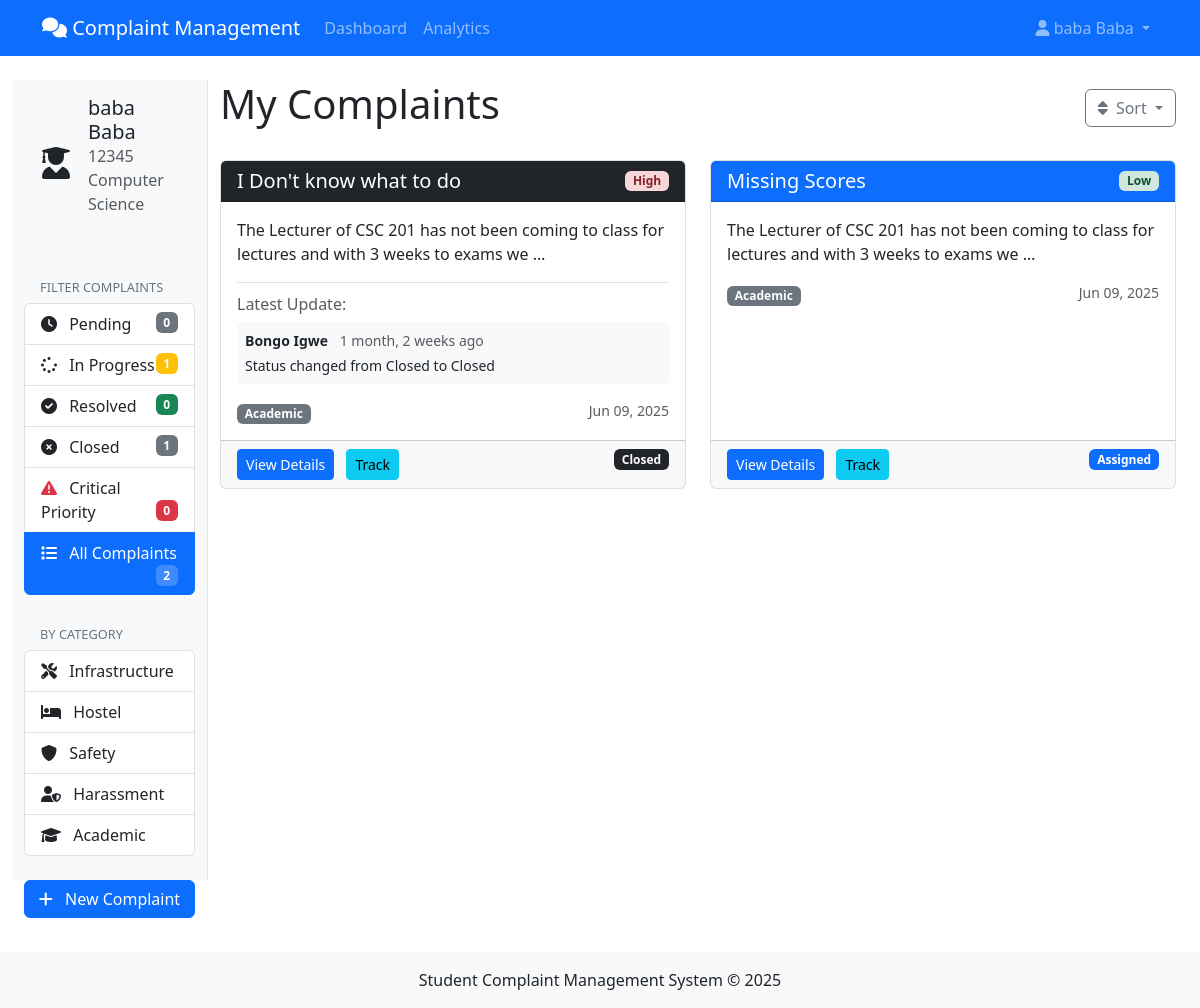
The page /student/ (signed in) on the database its author committed.
### complaints/models.py (models this page shows, shortened)
class Student(models.Model):
    user = models.OneToOneField(User, on_delete=models.CASCADE)
    student_id = models.CharField(max_length=20, unique=True)
    department = models.ForeignKey(Department, on_delete=models.CASCADE)
    hostel = models.CharField(max_length=100, blank=True, null=True)

class Department(models.Model):
    name = models.CharField(max_length=100)
    code = models.CharField(max_length=10, unique=True)

class Complaint(models.Model):
    CATEGORY_CHOICES = [
        ('INFRA', 'Infrastructure'),
        ('HOSTEL', 'Hostel'),
        ('SAFETY', 'Safety'),
        ('HARASS', 'Harassment'),
        ('ACAD', 'Academic'),
    ]
    PRIORITY_CHOICES = [
        ('LOW', 'Low'),
        ('MED', 'Medium'),
        ('HIGH', 'High'),
        ('CRIT', 'Critical'),
    ]
    STATUS_CHOICES = [
        ('PEND', 'Pending'),
        ('REVW', 'Under Review'),
        ('ASSG', 'Assigned'),
        ('PROG', 'In Progress'),
        ('RESV', 'Resolved'),
        ('CLSD', 'Closed'),
    ]
    LOCATION_CHOICES = [
        ('LECTURE', 'Lecture Room'),
        ('LAB', 'Laboratory'),
        ('LIBRARY', 'Library'),
        ('HOSTEL', 'Hostel'),
        ('CAFETERIA', 'Cafeteria'),
        ('SPORTS', 'Sports Facility'),
        ('ADMIN', 'Administrative Building'),
        ('OTHER', 'Other'),
    ]
    student = models.ForeignKey(Student, on_delete=models.CASCADE)
    title = models.CharField(max_length=200)
    description = models.TextField()
    location = models.CharField(max_length=200, blank=True, null=True)
    location_type = models.CharField(max_length=10, choices=LOCATION_CHOICES, blank=True, null=True)
    created_at = models.DateTimeField(auto_now_add=True)
    updated_at = models.DateTimeField(auto_now=True)
    category = models.CharField(max_length=6, choices=CATEGORY_CHOICES)
    priority = models.CharField(max_length=4, choices=PRIORITY_CHOICES)
    status = models.CharField(max_length=4, choices=STATUS_CHOICES, default='PEND')
    assigned_to = models.ForeignKey(Staff, on_delete=models.SET_NULL, null=True, related_name='assigned_complaints')
    trackers = models.ManyToManyField(Staff, related_name='tracked_complaints', blank=True)
    sentiment_score = models.FloatField(default=0.0)
    is_confidential = models.BooleanField(default=False)
    class Meta:
        ordering = ['-priority', '-created_at']
        verbose_name = _('Complaint')
        verbose_name_plural = _('Complaints')

class Comment(models.Model):
    complaint = models.ForeignKey(Complaint, on_delete=models.CASCADE, related_name='comments')
    author = models.ForeignKey(Staff, on_delete=models.CASCADE)
    content = models.TextField()
    created_at = models.DateTimeField(auto_now_add=True)
    is_internal = models.BooleanField(default=False)
    class Meta:
        ordering = ['created_at']
        verbose_name = _('Comment')
        verbose_name_plural = _('Comments')

class Staff(models.Model):
    user = models.OneToOneField(User, on_delete=models.CASCADE)
    ROLE_CHOICES = [
        ('VC', 'Vice Chancellor'),
        ('REG', 'Registrar'),
        ('SA', 'Student Affairs'),
        ('SEC', 'Security Officer'),
        ('HW', 'Hall Warden'),
        ('WD', 'Works Department'),
        ('HOD', 'Head of Department'),
    ]
    role = models.CharField(max_length=3, choices=ROLE_CHOICES)
    department = models.ForeignKey(Department, on_delete=models.SET_NULL, null=True, blank=True)
    can_track = models.ManyToManyField('self', symmetrical=False, blank=True)

### complaints/views.py (the view)
# urls.py: path('student/', views.student_dashboard, name='student_dashboard'),
@login_required
def student_dashboard(request):
    try:
        student = request.user.student
    except:
        messages.error(request, "You need a student account to access this page")
        return redirect('login')
    complaints = Complaint.objects.filter(student=student).order_by('-created_at')
    status_filter = request.GET.get('status')
    priority_filter = request.GET.get('priority')
    category_filter = request.GET.get('category')
    if status_filter:
        if ',' in status_filter:
            status_list = status_filter.split(',')
            complaints = complaints.filter(status__in=status_list)
        else:
            complaints = complaints.filter(status=status_filter)
    if priority_filter:
        complaints = complaints.filter(priority=priority_filter)
    if category_filter:
        complaints = complaints.filter(category=category_filter)
    paginator = Paginator(complaints, 10)
    page_number = request.GET.get('page')
    page_obj = paginator.get_page(page_number)
    stats = {
        'total_count': Complaint.objects.filter(student=student).count(),
        'pending_count': Complaint.objects.filter(student=student, status='PEND').count(),
        'in_progress_count': Complaint.objects.filter(student=student, status__in=['REVW', 'ASSG', 'PROG']).count(),
        'resolved_count': Complaint.objects.filter(student=student, status='RESV').count(),
        'closed_count': Complaint.objects.filter(student=student, status='CLSD').count(),
        'critical_count': Complaint.objects.filter(student=student, priority='CRIT').count(),
    }
    current_filters = {
        'status': status_filter,
        'priority': priority_filter,
        'category': category_filter,
    }
    return render(request, 'student_dashboard.html', {
        'student': student,
        'page_obj': page_obj,
        'stats': stats,
        'current_filters': current_filters,
    })

### templates/student_dashboard.html (shortened to what this page needs)
{% extends 'base.html' %}
{% block content %}
<div class="container-fluid">
    <div class="row">
        <div class="col-md-3 col-lg-2 sidebar">
            <div class="d-flex align-items-center mb-4 p-3">
                <div class="avatar me-3">
                    <i class="fas fa-user-graduate fa-2x"></i>
                </div>
                <div>
                    <h5 class="mb-0">{{ student.user.get_full_name }}</h5>
                    <p class="text-muted mb-0">{{ student.student_id }}</p>
                    <p class="text-muted">{{ student.department.name }}</p>
                </div>
            </div>
           <div class="mb-4">
                <h6 class="sidebar-header">FILTER COMPLAINTS</h6>
                <div class="list-group">
                    <a href="?status=PEND" class="list-group-item list-group-item-action {% if current_filters.status == 'PEND' %}active{% endif %}">
                        <i class="fas fa-clock me-2"></i> Pending
                        <span class="badge bg-secondary float-end">{{ stats.pending_count }}</span>
                    </a>
                    <a href="?status=REVW,ASSG,PROG" class="list-group-item list-group-item-action {% if current_filters.status == 'REVW,ASSG,PROG' %}active{% endif %}">
                        <i class="fas fa-spinner me-2"></i> In Progress
                        <span class="badge bg-warning float-end">{{ stats.in_progress_count }}</span>
                    </a>
                    <a href="?status=RESV" class="list-group-item list-group-item-action {% if current_filters.status == 'RESV' %}active{% endif %}">
                        <i class="fas fa-check-circle me-2"></i> Resolved
                        <span class="badge bg-success float-end">{{ stats.resolved_count }}</span>
                    </a>
                    <a href="?status=CLSD" class="list-group-item list-group-item-action {% if current_filters.status == 'CLSD' %}active{% endif %}">
                        <i class="fas fa-times-circle me-2"></i> Closed
                        <span class="badge bg-secondary float-end">{{ stats.closed_count }}</span>
                    </a>
                    <a href="?priority=CRIT" class="list-group-item list-group-item-action {% if current_filters.priority == 'CRIT' %}active{% endif %}">
                        <i class="fas fa-exclamation-triangle me-2 text-danger"></i> Critical Priority
                        <span class="badge bg-danger float-end">{{ stats.critical_count }}</span>
                    </a>
                    <a href="?" class="list-group-item list-group-item-action {% if not current_filters.status and not current_filters.priority and not current_filters.category %}active{% endif %}">
                        <i class="fas fa-list me-2"></i> All Complaints
                        <span class="badge bg-primary float-end">{{ stats.total_count }}</span>
                    </a>
                </div>
            </div>
            <div class="mb-4">
                <h6 class="sidebar-header">BY CATEGORY</h6>
                <div class="list-group">
                    <a href="?category=INFRA" class="list-group-item list-group-item-action {% if current_filters.category == 'INFRA' %}active{% endif %}">
                        <i class="fas fa-tools me-2"></i> Infrastructure
                    </a>
                    <a href="?category=HOSTEL" class="list-group-item list-group-item-action {% if current_filters.category == 'HOSTEL' %}active{% endif %}">
                        <i class="fas fa-bed me-2"></i> Hostel
                    </a>
                    <a href="?category=SAFETY" class="list-group-item list-group-item-action {% if current_filters.category == 'SAFETY' %}active{% endif %}">
                        <i class="fas fa-shield-alt me-2"></i> Safety
                    </a>
                    <a href="?category=HARASS" class="list-group-item list-group-item-action {% if current_filters.category == 'HARASS' %}active{% endif %}">
                        <i class="fas fa-user-shield me-2"></i> Harassment
                    </a>
                    <a href="?category=ACAD" class="list-group-item list-group-item-action {% if current_filters.category == 'ACAD' %}active{% endif %}">
                        <i class="fas fa-graduation-cap me-2"></i> Academic
                    </a>
                </div>
            </div>
            <a href="{% url 'submit_complaint' %}" class="btn btn-primary w-100">
                <i class="fas fa-plus me-2"></i> New Complaint
            </a>
        </div>
        <div class="col-md-9 col-lg-10 main-content">
            <div class="d-flex justify-content-between align-items-center mb-4">
                <h1>My Complaints</h1>
                <div class="dropdown">
                    <button class="btn btn-outline-secondary dropdown-toggle" type="button" data-bs-toggle="dropdown">
                        <i class="fas fa-sort me-1"></i> Sort
                    </button>
                </div>
            </div>
            {% if page_obj %}
            <div class="row">
                {% for complaint in page_obj %}
                <div class="col-md-6 mb-4">
                    <div class="card complaint-card h-100">
                        <div class="card-header d-flex justify-content-between align-items-center
                                    status-{{ complaint.status }}">
                            <h5 class="card-title mb-0">{{ complaint.title|truncatechars:30 }}</h5>
                            <span class="badge bg-{{ complaint.get_priority_display|lower }}">
                                {{ complaint.get_priority_display }}
                            </span>
                        </div>
                        <div class="card-body">
                            <p class="card-text">{{ complaint.description|truncatewords:20 }}</p>
                            {% if complaint.comments.exists %}
                            <div class="latest-update mt-3">
                                <h6 class="text-muted mb-2">Latest Update:</h6>
                                <div class="update-content">
                                    <p class="small mb-1">
                                        <strong>{{ complaint.comments.last.author.user.get_full_name }}</strong>
                                        <span class="text-muted ms-2">
                                            {{ complaint.comments.last.created_at|timesince }} ago
                                        </span>
                                    </p>
                                    <p class="small mb-0 text-truncate">
                                        {{ complaint.comments.last.content }}
                                    </p>
                                </div>
                            </div>
                            {% endif %}
                            <div class="complaint-meta mt-3">
                                <span class="badge bg-secondary">
                                    {{ complaint.get_category_display }}
                                </span>
                                <small class="text-muted float-end">
                                    {{ complaint.created_at|date:"M d, Y" }}
                                </small>
                            </div>
                        </div>
                        <div class="card-footer">
                            <a href="{% url 'complaint_detail' complaint.id %}" class="btn btn-sm btn-primary">
                                View Details
                            </a>
                            <a href="{% url 'complaint_tracking' complaint.id %}" class="btn btn-sm btn-info ms-2">
                                Track
                            </a>
                            <span class="badge float-end status-{{ complaint.status }}">
                                {{ complaint.get_status_display }}
                            </span>
                        </div>
                    </div>
                </div>
                {% endfor %}
            </div>
            {% else %}
            <div class="alert alert-info">
                <i class="fas fa-info-circle me-2"></i>
                You haven't submitted any complaints yet.
                <a href="{% url 'submit_complaint' %}" class="alert-link">Submit your first complaint</a>
            </div>
            {% endif %}
        </div>
    </div>
</div>
{% endblock %}

### templates/base.html (shortened to what this page needs)
<!DOCTYPE html>
<html lang="en">
<head>
    <link href="https://cdn.jsdelivr.net/npm/bootstrap@5.3.0-alpha1/dist/css/bootstrap.min.css" rel="stylesheet">
    <link rel="stylesheet" href="https://cdnjs.cloudflare.com/ajax/libs/font-awesome/6.0.0/css/all.min.css">
    <link rel="stylesheet" href="https://cdnjs.cloudflare.com/ajax/libs/toastr.js/latest/toastr.min.css">
</head>
<body>
    <nav class="navbar navbar-expand-lg navbar-dark bg-primary">
        <div class="container">
            <a class="navbar-brand" href="{% url 'dashboard' %}">
                <i class="fas fa-comments"></i> Complaint Management
            </a>
            <div class="collapse navbar-collapse" id="navbarNav">
                <ul class="navbar-nav me-auto">
                    <li class="nav-item">
                        <a class="nav-link" href="{% url 'dashboard' %}">Dashboard</a>
                    </li>
                        <li class="nav-item">
                            <a class="nav-link" href="{% url 'analytics_dashboard' %}">Analytics</a>
                        </li>
                </ul>
                <ul class="navbar-nav">
                    {% if user.is_authenticated %}
                        <li class="nav-item dropdown">
                            <a class="nav-link dropdown-toggle" href="#" id="userDropdown" role="button" data-bs-toggle="dropdown">
                                <i class="fas fa-user"></i> {{ user.get_full_name|default:user.username }}
                            </a>
                        </li>
                    {% else %}
                        <li class="nav-item">
                            <a class="nav-link" href="{% url 'login' %}">Login</a>
                        </li>
                    {% endif %}
                </ul>
            </div>
        </div>
    </nav>
    <div class="container-fluid py-4">
        {% block content %}{% endblock %}
    </div>
    <footer class="bg-light py-3 mt-5">
        <div class="container text-center">
            <p class="mb-0">Student Complaint Management System &copy; {% now "Y" %}</p>
        </div>
    </footer>
</body>
</html>

### rows shown on the page
Student: user.get_full_name "baba Baba", student_id "12345", department.name "Computer Science"
Complaint: title "I Don't know what to do", priority "High", description "The Lecturer of CSC 201 has not been coming to class for lectures and with 3 weeks to exams we …", comments.last.author.user.get_full_name "Bongo Igwe", comments.last.created_at "1 month, 2 weeks", comments.last.content "Status changed from Closed to Closed", category "Academic", created_at "Jun 09, 2025", status "Closed"
Complaint: title "Missing Scores", priority "Low", description "The Lecturer of CSC 201 has not been coming to class for lectures and with 3 weeks to exams we …", category "Academic", created_at "Jun 09, 2025", status "Assigned"

### other values the page prints
{{ user.get_full_name|default:user.username }} "baba Baba"
{{ stats.pending_count }} "0"
{{ stats.in_progress_count }} "1"
{{ stats.resolved_count }} "0"
{{ stats.closed_count }} "1"
{{ stats.critical_count }} "0"
{{ stats.total_count }} "2"
